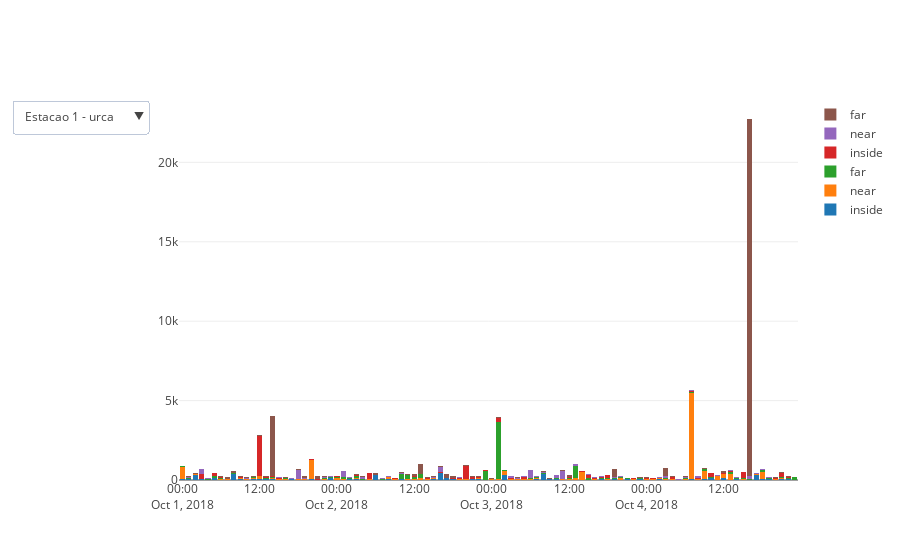

Source (notebook cell):
### Code cell
#bar_type = 'group'
bar_type = 'stack'

layout = dict(barmode=bar_type, updatemenus=updatemenus)

fig = dict(data=data, layout=layout)
#no luga de chamar py.iplot, chama apenas o iplot que foi importado do plotly.offline
iplot(fig, filename = 'tempo medio X data')
